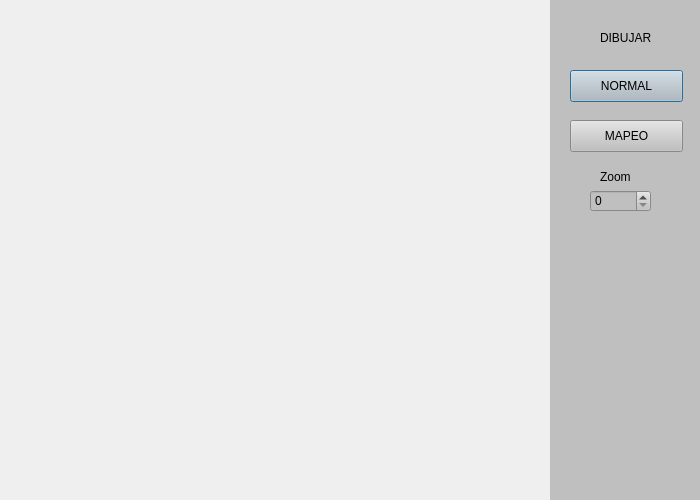
<?xml version="1.0" encoding="UTF-8"?>
<ui version="4.0">
 <class>Dialog</class>
 <widget class="QDialog" name="Dialog">
  <property name="geometry">
   <rect>
    <x>0</x>
    <y>0</y>
    <width>700</width>
    <height>500</height>
   </rect>
  </property>
  <property name="windowTitle">
   <string>Dialog</string>
  </property>
  <widget class="QWidget" name="widget" native="true">
   <property name="geometry">
    <rect>
     <x>550</x>
     <y>0</y>
     <width>200</width>
     <height>500</height>
    </rect>
   </property>
   <property name="autoFillBackground">
    <bool>false</bool>
   </property>
   <property name="styleSheet">
    <string notr="true">background-color: rgb(191, 191, 191);</string>
   </property>
   <widget class="QPushButton" name="pushButton">
    <property name="geometry">
     <rect>
      <x>20</x>
      <y>70</y>
      <width>113</width>
      <height>32</height>
     </rect>
    </property>
    <property name="text">
     <string>NORMAL</string>
    </property>
   </widget>
   <widget class="QPushButton" name="pushButton_2">
    <property name="geometry">
     <rect>
      <x>20</x>
      <y>120</y>
      <width>113</width>
      <height>32</height>
     </rect>
    </property>
    <property name="text">
     <string>MAPEO</string>
    </property>
   </widget>
   <widget class="QLabel" name="label">
    <property name="geometry">
     <rect>
      <x>50</x>
      <y>30</y>
      <width>60</width>
      <height>16</height>
     </rect>
    </property>
    <property name="text">
     <string>DIBUJAR</string>
    </property>
   </widget>
   <widget class="QSpinBox" name="spinBox">
    <property name="geometry">
     <rect>
      <x>40</x>
      <y>190</y>
      <width>61</width>
      <height>22</height>
     </rect>
    </property>
   </widget>
   <widget class="QLabel" name="label_2">
    <property name="geometry">
     <rect>
      <x>50</x>
      <y>170</y>
      <width>47</width>
      <height>13</height>
     </rect>
    </property>
    <property name="text">
     <string>Zoom</string>
    </property>
   </widget>
  </widget>
 </widget>
 <resources/>
 <connections/>
</ui>
